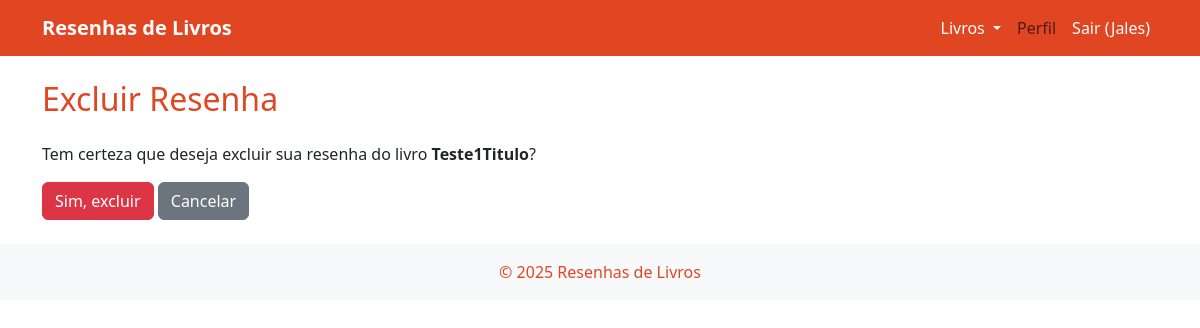
Before: /livro/resenha/1/excluir/ (signed in) with the older database file.
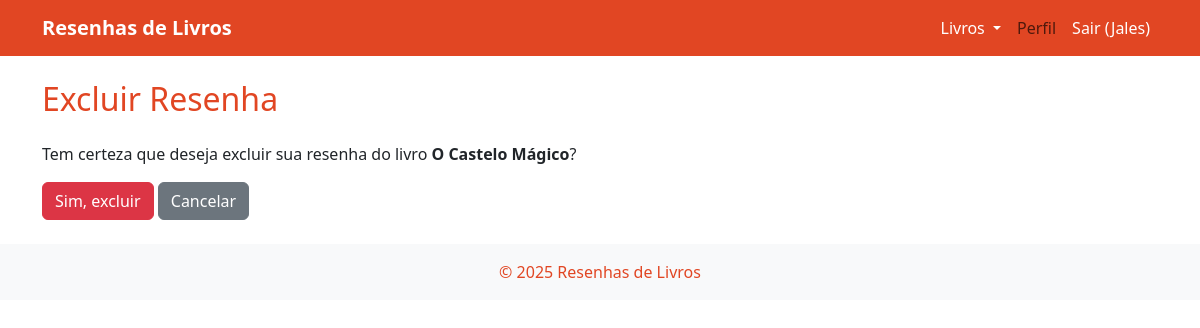
After: the same page with the newer database file.
### livros/models.py (models this page shows, shortened)
class Resenha(models.Model):
    usuario = models.ForeignKey(User, on_delete=models.CASCADE)
    livro = models.ForeignKey(Livro, on_delete=models.CASCADE, related_name='resenhas')
    texto = models.TextField()
    nota = models.PositiveSmallIntegerField(choices=[(i, str(i)) for i in range(1, 6)])
    data_publicacao = models.DateTimeField(auto_now_add=True)

class Livro(models.Model):
    titulo = models.CharField(max_length=200)
    autor = models.CharField(max_length=100)
    data_publicacao = models.DateField()
    sinopse = models.TextField(blank=True)
    capa = models.ImageField(upload_to='capas/', blank=True, null=True)
    tags = models.ManyToManyField(Tag, blank=True, related_name='livros')

### livros/views.py (the view)
# urls.py: path('resenha/<int:id>/excluir/', views.excluir_resenha, name='excluir_resenha'),
@login_required
def excluir_resenha(request, id):
    resenha = get_object_or_404(Resenha, id=id)
    if resenha.usuario != request.user:
        return HttpResponseForbidden("Você não pode excluir esta resenha.")
    livro_id = resenha.livro.id
    if request.method == "POST":
        resenha.delete()
        return redirect('detalhe_livro', id=livro_id)
    return render(request, 'livros/confirmar_exclusao_resenha.html', {'resenha': resenha})

### livros/templates/livros/confirmar_exclusao_resenha.html (shortened to what this page needs)
{% extends 'livros/base.html' %}
{% block content %}
<h2 class="main-color mb-4">Excluir Resenha</h2>
<p>Tem certeza que deseja excluir sua resenha do livro <strong>{{ resenha.livro.titulo }}</strong>?</p>
<form method="post">
    <button type="submit" class="btn btn-danger">Sim, excluir</button>
    <a href="{% url 'detalhe_livro' resenha.livro.id %}" class="btn btn-secondary">Cancelar</a>
</form>
{% endblock %}

Changed rows visible on the page:
changed Resenha: livro.titulo "Teste1Titulo" → "O Castelo Mágico"
